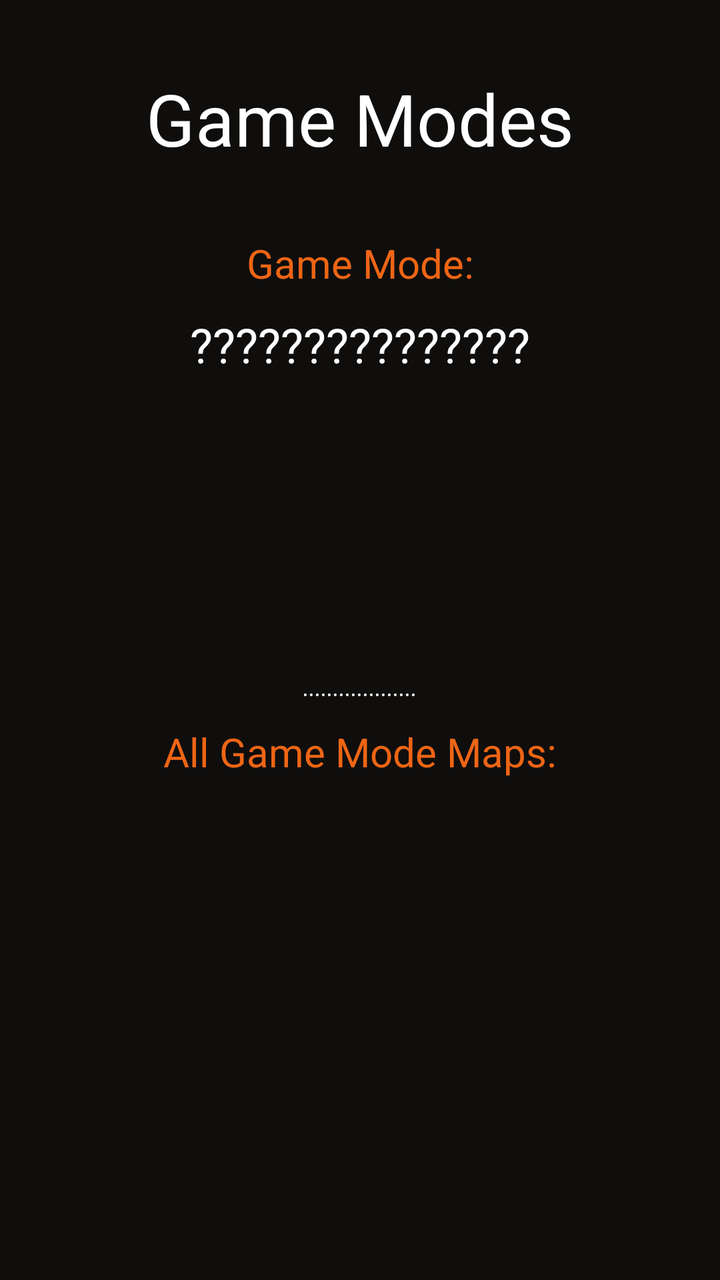
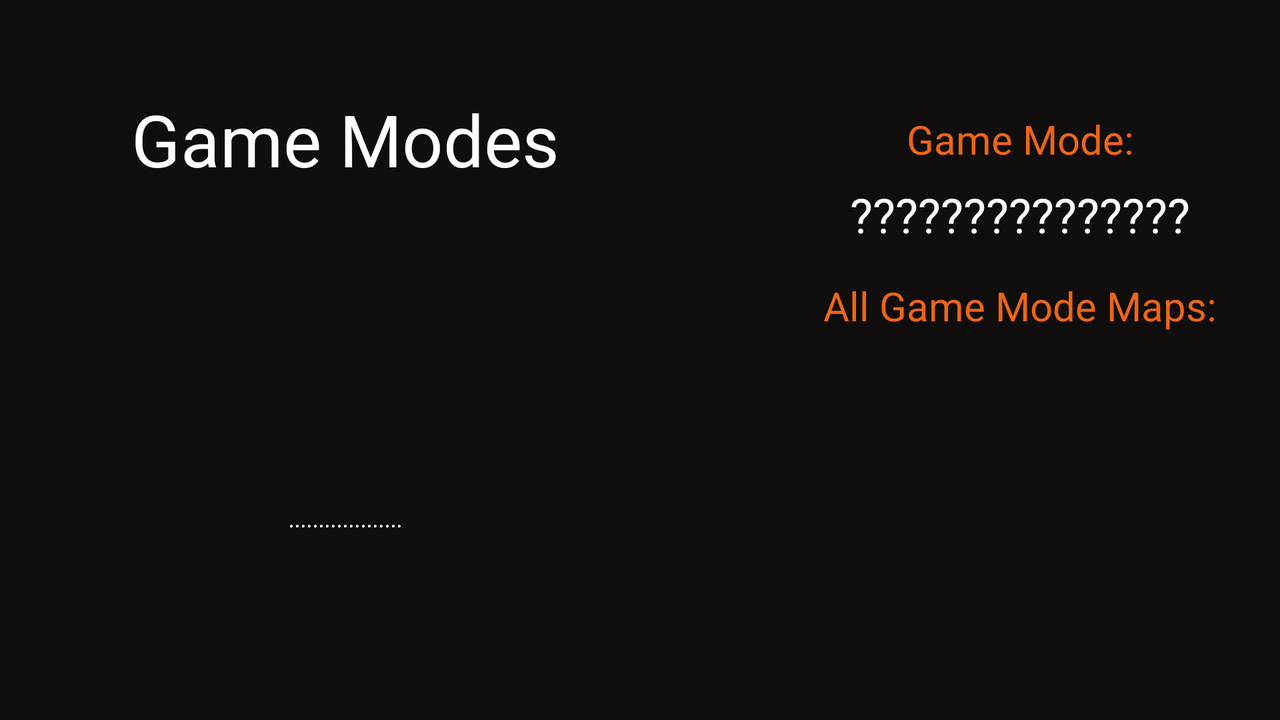

One screen, two layout resources from the same app: the default and the repository's alternative for another configuration. Each is rendered where Android would select it; the XML of both is given below.
<!-- AndroidManifest.xml: application theme Theme.Overwatch2App_MenuActivity -->
<!-- res/layout/activity_game_modes.xml -->
<?xml version="1.0" encoding="utf-8"?>
<androidx.constraintlayout.widget.ConstraintLayout
    xmlns:android="http://schemas.android.com/apk/res/android"
    xmlns:app="http://schemas.android.com/apk/res-auto"
    xmlns:tools="http://schemas.android.com/tools"
    android:layout_width="match_parent"
    android:layout_height="match_parent"
    android:background="@color/lightblack"
    tools:context=".gameModesActivity.GameModesActivity">

    <TextView
        android:id="@+id/gameModesSectionTitle"
        android:layout_width="wrap_content"
        android:layout_height="wrap_content"
        android:layout_marginTop="24dp"
        android:text="@string/gameModesSectionTitleDefaultText"
        android:textColor="@color/white"
        android:textSize="36sp"
        app:layout_constraintBottom_toTopOf="@+id/gameModeNameTitle"
        app:layout_constraintEnd_toEndOf="parent"
        app:layout_constraintHorizontal_bias="0.5"
        app:layout_constraintStart_toStartOf="parent"
        app:layout_constraintTop_toTopOf="parent" />

    <TextView
        android:id="@+id/gameModeNameTitle"
        android:layout_width="wrap_content"
        android:layout_height="wrap_content"
        android:layout_marginTop="24dp"
        android:text="@string/gameModesNameDefaultText"
        android:textColor="@color/orange"
        android:textSize="20sp"
        app:layout_constraintBottom_toTopOf="@+id/gameModeNameDisplay"
        app:layout_constraintEnd_toEndOf="parent"
        app:layout_constraintHorizontal_bias="0.5"
        app:layout_constraintStart_toStartOf="parent"
        app:layout_constraintTop_toBottomOf="@+id/gameModesSectionTitle" />

    <TextView
        android:id="@+id/gameModeNameDisplay"
        android:layout_width="wrap_content"
        android:layout_height="wrap_content"
        android:layout_marginStart="24dp"
        android:layout_marginEnd="24dp"
        android:text="@string/gameModeNameDisplayDefaultText"
        android:textColor="@color/white"
        android:textSize="24sp"
        app:layout_constraintBottom_toTopOf="@+id/gameModeIconDisplay"
        app:layout_constraintEnd_toEndOf="parent"
        app:layout_constraintHorizontal_bias="0.5"
        app:layout_constraintStart_toStartOf="parent"
        app:layout_constraintTop_toBottomOf="@+id/gameModeNameTitle" />

    <ImageView
        android:id="@+id/gameModeIconDisplay"
        android:layout_width="125dp"
        android:layout_height="125dp"
        android:src="@drawable/overwatch_logo"
        app:layout_constraintBottom_toTopOf="@+id/gameModeDescriptionDisplay"
        app:layout_constraintEnd_toEndOf="parent"
        app:layout_constraintHorizontal_bias="0.5"
        app:layout_constraintStart_toStartOf="parent"
        app:layout_constraintTop_toBottomOf="@+id/gameModeNameDisplay"
        tools:ignore="ContentDescription" />

    <TextView
        android:id="@+id/gameModeDescriptionDisplay"
        android:layout_width="0dp"
        android:layout_height="wrap_content"
        android:layout_marginStart="24dp"
        android:layout_marginEnd="24dp"
        android:gravity="center"
        android:text="@string/roleDescriptionDisplayDefaultText"
        android:textColor="@color/white"
        android:textSize="12sp"
        android:textStyle="italic"
        app:layout_constraintBottom_toTopOf="@+id/allGameModeMapsTitle"
        app:layout_constraintEnd_toEndOf="parent"
        app:layout_constraintHorizontal_bias="0.5"
        app:layout_constraintStart_toStartOf="parent"
        app:layout_constraintTop_toBottomOf="@+id/gameModeIconDisplay" />

    <TextView
        android:id="@+id/allGameModeMapsTitle"
        android:layout_width="wrap_content"
        android:layout_height="wrap_content"
        android:text="@string/allGameModeMapsTitleDefaultText"
        android:textColor="@color/orange"
        android:textSize="20sp"
        app:layout_constraintBottom_toTopOf="@+id/allGameModeMapsRecyclerView"
        app:layout_constraintEnd_toEndOf="parent"
        app:layout_constraintHorizontal_bias="0.5"
        app:layout_constraintStart_toStartOf="parent"
        app:layout_constraintTop_toBottomOf="@+id/gameModeDescriptionDisplay" />

    <androidx.recyclerview.widget.RecyclerView
        android:id="@+id/allGameModeMapsRecyclerView"
        android:layout_width="match_parent"
        android:layout_height="120dp"
        android:layout_marginBottom="24dp"
        android:layout_marginStart="24dp"
        android:layout_marginEnd="24dp"
        app:layout_constraintBottom_toTopOf="@+id/overwatchLogoImageBackButton"
        app:layout_constraintEnd_toEndOf="parent"
        app:layout_constraintHorizontal_bias="0.5"
        app:layout_constraintStart_toStartOf="parent"
        app:layout_constraintTop_toBottomOf="@+id/allGameModeMapsTitle"
        tools:listitem="@layout/recyclerview_allgamemodemaps_item" />

    <ImageView
        android:id="@+id/overwatchLogoImageBackButton"
        android:layout_width="50dp"
        android:layout_height="50dp"
        android:layout_marginBottom="24dp"
        android:src="@drawable/overwatch_logo"
        app:layout_constraintBottom_toBottomOf="parent"
        app:layout_constraintEnd_toEndOf="parent"
        app:layout_constraintHorizontal_bias="0.5"
        app:layout_constraintStart_toStartOf="parent"
        app:layout_constraintTop_toBottomOf="@+id/allGameModeMapsRecyclerView"
        tools:ignore="ContentDescription" />

</androidx.constraintlayout.widget.ConstraintLayout>
<!-- res/layout/recyclerview_allgamemodemaps_item.xml (included above) -->
<?xml version="1.0" encoding="utf-8"?>
<androidx.constraintlayout.widget.ConstraintLayout
    xmlns:android="http://schemas.android.com/apk/res/android"
    xmlns:app="http://schemas.android.com/apk/res-auto"
    xmlns:tools="http://schemas.android.com/tools"
    android:layout_width="match_parent"
    android:layout_height="wrap_content"
    android:layout_marginStart="8dp"
    android:layout_marginBottom="8dp">

    <TextView
        android:id="@+id/mapNameItem"
        android:layout_width="wrap_content"
        android:layout_height="wrap_content"
        android:textSize="24sp"
        android:gravity="center"
        android:drawablePadding="8dp"
        android:textColor="@color/white"
        android:background="@color/lightblack"
        tools:text="Map Name"
        app:layout_constraintStart_toStartOf="parent"
        app:layout_constraintTop_toTopOf="parent"
        app:layout_constraintBottom_toBottomOf="parent"
        app:layout_constraintEnd_toEndOf="parent"/>

</androidx.constraintlayout.widget.ConstraintLayout>
<!-- resources referenced by this layout -->
<resources>
  <color name="lightblack">#0F0E0D</color>
  <color name="orange">#EE6515</color>
  <color name="white">#FFFFFFFF</color>
  <string name="allGameModeMapsTitleDefaultText">All Game Mode Maps:</string>
  <string name="gameModeNameDisplayDefaultText">\???????????????</string>
  <string name="gameModesNameDefaultText">Game Mode:</string>
  <string name="gameModesSectionTitleDefaultText">Game Modes</string>
  <string name="roleDescriptionDisplayDefaultText">...................</string>
  <style name="Theme.Overwatch2App_MenuActivity" parent="Base.Theme.Overwatch2App_MenuActivity" />
  <style name="Base.Theme.Overwatch2App_MenuActivity" parent="Theme.AppCompat.Light.NoActionBar">
          
          
      </style>
</resources>
<!-- res/layout-land/activity_game_modes.xml (the repository's variant of the layout above) -->
<!-- drawn on the phone turned sideways -->
<?xml version="1.0" encoding="utf-8"?>
<androidx.constraintlayout.widget.ConstraintLayout
    xmlns:android="http://schemas.android.com/apk/res/android"
    xmlns:app="http://schemas.android.com/apk/res-auto"
    xmlns:tools="http://schemas.android.com/tools"
    android:layout_width="match_parent"
    android:layout_height="match_parent"
    android:background="@color/lightblack"
    tools:context=".gameModesActivity.GameModesActivity">

    <TextView
        android:id="@+id/gameModesSectionTitle"
        android:layout_width="wrap_content"
        android:layout_height="wrap_content"
        android:layout_marginBottom="24dp"
        android:text="@string/gameModesSectionTitleDefaultText"
        android:textColor="@color/white"
        android:textSize="36sp"
        app:layout_constraintBottom_toTopOf="@+id/gameModeIconDisplay"
        app:layout_constraintEnd_toEndOf="@+id/gameModeIconDisplay"
        app:layout_constraintStart_toStartOf="@+id/gameModeIconDisplay" />

    <TextView
        android:id="@+id/gameModeNameTitle"
        android:layout_width="wrap_content"
        android:layout_height="wrap_content"
        android:text="@string/gameModesNameDefaultText"
        android:textColor="@color/orange"
        android:textSize="20sp"
        app:layout_constraintBottom_toBottomOf="@+id/gameModesSectionTitle"
        app:layout_constraintEnd_toEndOf="@+id/gameModeNameDisplay"
        app:layout_constraintStart_toStartOf="@+id/gameModeNameDisplay"
        app:layout_constraintTop_toTopOf="@+id/gameModesSectionTitle" />

    <androidx.recyclerview.widget.RecyclerView
        android:id="@+id/allGameModeMapsRecyclerView"
        android:layout_width="200dp"
        android:layout_height="150dp"
        android:layout_marginTop="8dp"
        app:layout_constraintBottom_toBottomOf="@+id/overwatchLogoImageBackButton"
        app:layout_constraintEnd_toEndOf="@+id/allGameModeMapsTitle"
        app:layout_constraintStart_toStartOf="@+id/allGameModeMapsTitle"
        app:layout_constraintTop_toBottomOf="@+id/allGameModeMapsTitle"
        tools:listitem="@layout/recyclerview_allgamemodemaps_item" />

    <TextView
        android:id="@+id/allGameModeMapsTitle"
        android:layout_width="wrap_content"
        android:layout_height="wrap_content"
        android:layout_marginTop="16dp"
        android:text="@string/allGameModeMapsTitleDefaultText"
        android:textColor="@color/orange"
        android:textSize="20sp"
        app:layout_constraintEnd_toEndOf="@+id/gameModeNameDisplay"
        app:layout_constraintStart_toStartOf="@+id/gameModeNameDisplay"
        app:layout_constraintTop_toBottomOf="@+id/gameModeNameDisplay" />

    <TextView
        android:id="@+id/gameModeNameDisplay"
        android:layout_width="wrap_content"
        android:layout_height="wrap_content"
        android:layout_marginStart="80dp"
        android:layout_marginTop="8dp"
        android:text="@string/gameModeNameDisplayDefaultText"
        android:textColor="@color/white"
        android:textSize="24sp"
        app:layout_constraintStart_toEndOf="@+id/overwatchLogoImageBackButton"
        app:layout_constraintTop_toBottomOf="@+id/gameModeNameTitle" />

    <ImageView
        android:id="@+id/gameModeIconDisplay"
        android:layout_width="125dp"
        android:layout_height="125dp"
        android:layout_marginEnd="60dp"
        android:src="@drawable/overwatch_logo"
        app:layout_constraintBottom_toBottomOf="parent"
        app:layout_constraintEnd_toStartOf="@+id/overwatchLogoImageBackButton"
        app:layout_constraintTop_toTopOf="parent"
        app:layout_constraintVertical_bias="0.5"
        tools:ignore="ContentDescription" />

    <TextView
        android:id="@+id/gameModeDescriptionDisplay"
        android:layout_width="200dp"
        android:layout_height="wrap_content"
        android:layout_marginTop="8dp"
        android:gravity="center"
        android:text="@string/roleDescriptionDisplayDefaultText"
        android:textColor="@color/white"
        android:textSize="12sp"
        android:textStyle="italic"
        app:layout_constraintEnd_toEndOf="@+id/gameModeIconDisplay"
        app:layout_constraintHorizontal_bias="0.494"
        app:layout_constraintStart_toStartOf="@+id/gameModeIconDisplay"
        app:layout_constraintTop_toBottomOf="@+id/gameModeIconDisplay" />

    <ImageView
        android:id="@+id/overwatchLogoImageBackButton"
        android:layout_width="50dp"
        android:layout_height="50dp"
        android:layout_marginBottom="24dp"
        android:src="@drawable/overwatch_logo"
        app:layout_constraintBottom_toBottomOf="parent"
        app:layout_constraintEnd_toEndOf="parent"
        app:layout_constraintHorizontal_bias="0.5"
        app:layout_constraintStart_toStartOf="parent"
        tools:ignore="ContentDescription" />

</androidx.constraintlayout.widget.ConstraintLayout>
